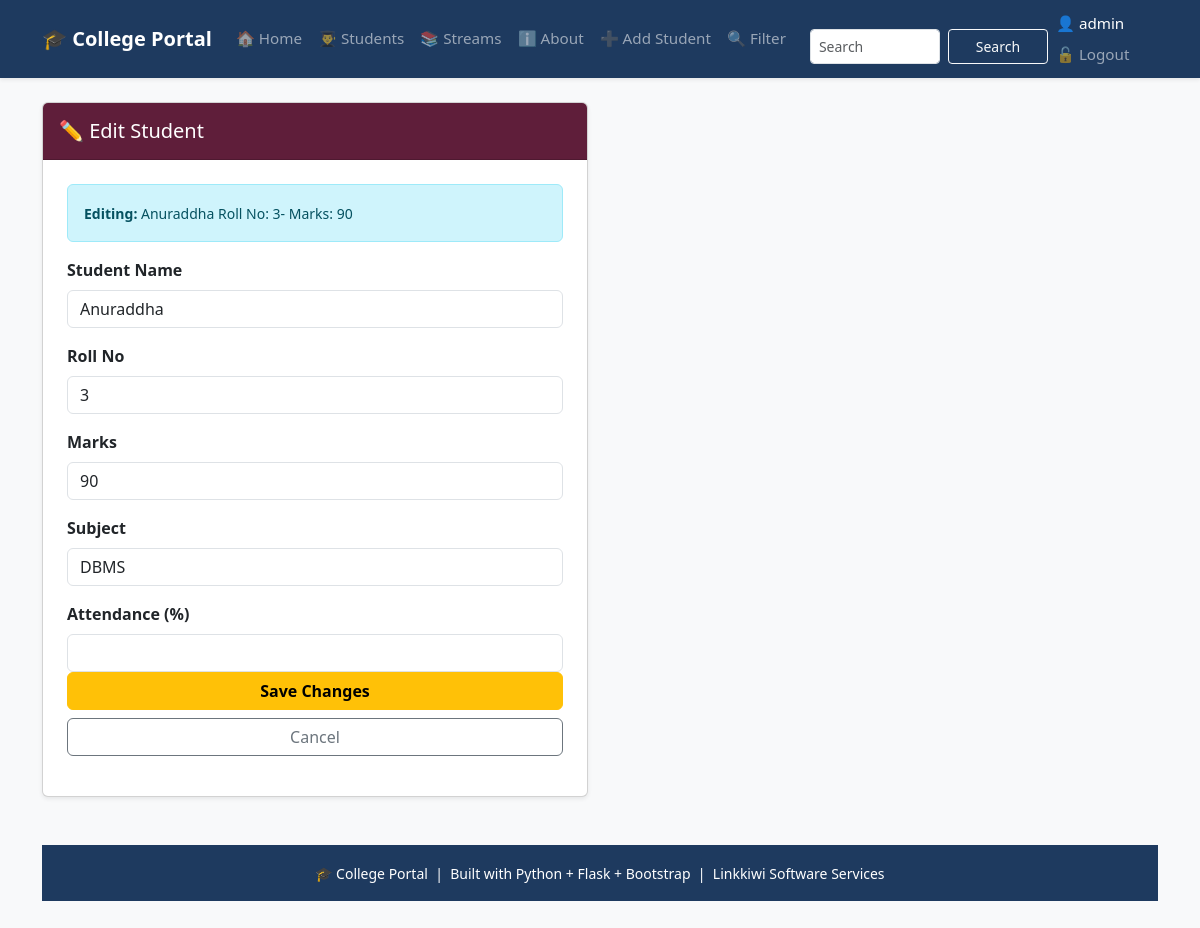
The page /edit/3 (signed in) on the database its author committed.
### tables this page shows
CREATE TABLE students (
                    id INTEGER PRIMARY KEY AUTOINCREMENT,
                    name TEXT NOT NULL,
                    roll INTEGER NOT NULL,
                    marks INTEGER NOT NULL,
                    subject TEXT NOT NULL,
                    attendance INTEGER DEFAULT 0
                 );

### app.py (the view, shortened to what this page needs)
@app.route('/edit/<int:id>', methods=['GET', 'POST'])
def edit_student(id):
    if session.get('role') != 'admin':
        flash("Admins only!  You do not have permission", "danger")
        return redirect(url_for('home'))
    conn = get_db()
    student = conn.execute('SELECT * FROM students WHERE id = ?', (id,)).fetchone()
    conn.close()
    if student is None:
        abort(404) # trigger 404.html
    return render_template('edit_student.html', student=student)

### database.py (called while the page is built)
def get_db():
   conn = sqlite3.connect(DB_PATH)
   conn.row_factory = sqlite3.Row  # To access columns by name
   return conn

### templates/edit_student.html (shortened to what this page needs)
{% extends "base.html" %}
{% block content %}
<div class="row" justify-content center">
<div class="col-md-6">
<div class="card shadow-sm">
    <div class="card-header py-3" style="background-color: #5f1e3a;">
        <h5 class="mb-0 text-white">
            ✏️ Edit Student
        </h5>
    </div>
    <div class="card-body p-4">
        <div class="alert alert-info" py-2 mb-4">
            <small>
                <strong>Editing: </strong>
                {{ student['name'] }}
                Roll No: {{student['roll']}}-
                Marks: {{ student['marks'] }}
            </small>
        </div>
        <form action="{{url_for('edit_student',id=student['id'])}}"
              method="POST">
              <div class="mb-3">
                <label class="form-label fw-bold">Student Name</label>
              <input required
                     name="student_name"
                     class="form-control"
                     placeholder="Enter Student Name"
                     type="text"
                     value="{{ student['name'] }}">
              </div>
            <div class="mb-3">
                <label class="form-label fw-bold">Roll No</label>
                <input required
                       name="roll"
                       min="0"
                       class="form-control"
                       placeholder="Enter Roll Number"
                       type="number"
                       value="{{ student['roll'] }}">
                </div>
            <div class="mb-3">
                <label class="form-label fw-bold">Marks</label>
                <input required
                       name="marks"
                       min="0"
                       class="form-control"
                       placeholder="Enter Marks"
                       type="number"
                       value="{{ student['marks'] }}">
                </div>
            <div class="mb-3">
                <label class="form-label fw-bold">Subject</label>
                <input required
                       name="subject"
                       class="form-control"
                       placeholder="Enter Subject"
                       type="text"
                       value="{{ student['subject'] }}">
                </div>
            <div class="mb-3">
                <label class="form-label fw-bold">Attendance (%)</label>
                <input required
                          name="attendance"
                          min="0"
                          max="100"
                          class="form-control"
                          type="number"
            </div>
            <div class="d-grid">
                <button type="submit" class="btn btn-warning fw-bold">
                    Save Changes
                </button>
                <a href="{{ url_for('students_page') }}"
                   class="btn btn-outline-secondary mt-2">
                    Cancel
                </a>
            </div>
        </form>
    </div>
</div>
</div>
</div>
{% endblock %}

### templates/base.html (style rules this page uses)
:root { --brand: #1e3a5f; }

### rows shown on the page
students: name "Anuraddha", roll "3", marks "90", student_name "Anuraddha", subject "DBMS"

### other values the page prints
{{ session.username }} "admin"
